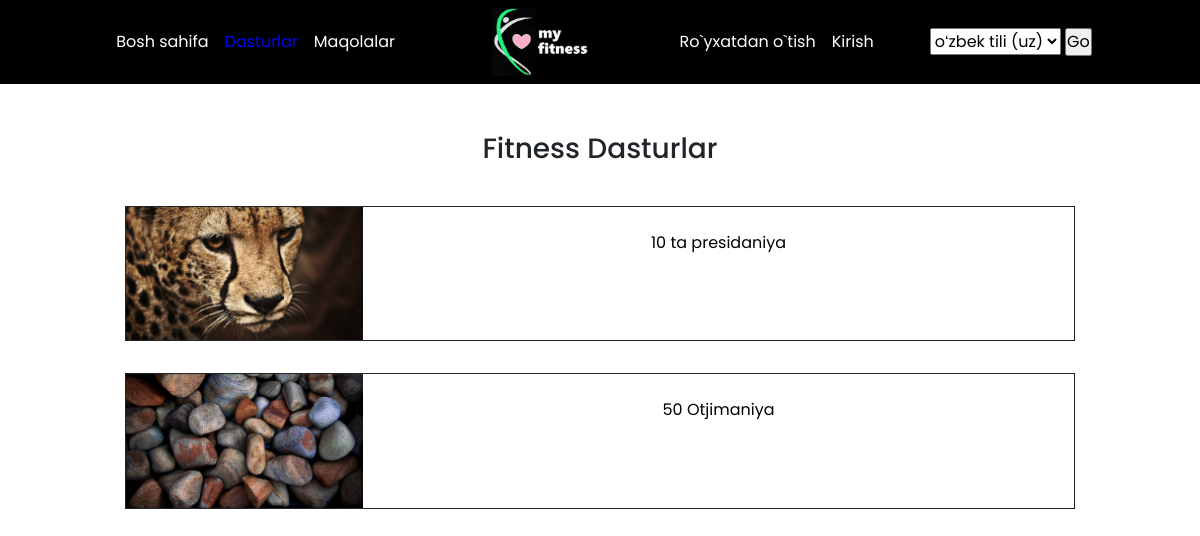
Before: /programms/ with the older database file.
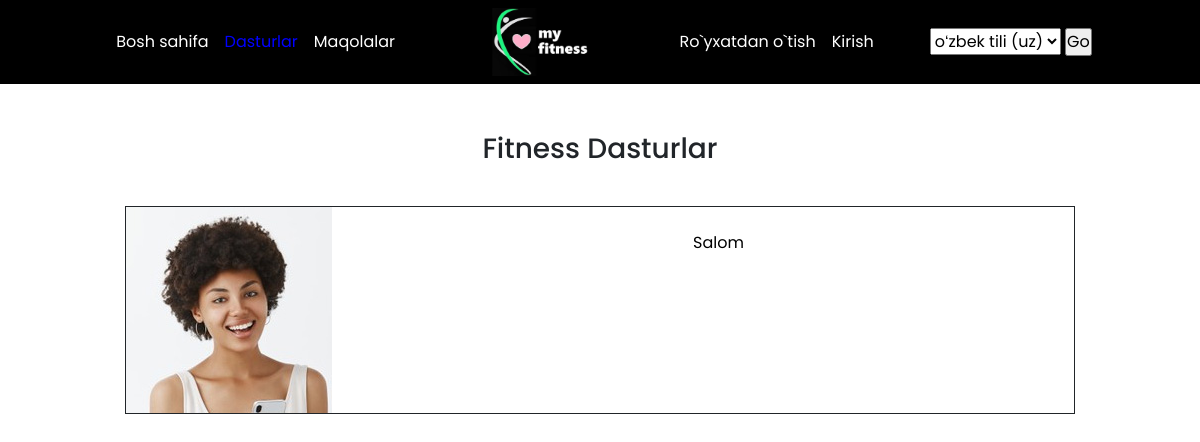
After: the same page with the newer database file.
### fitness_app/models.py (models this page shows, shortened)
class FitnessProgramm(models.Model):
    CHOICES_1 = (
        ('Pas daraja', 'Pas daraja'),
        ('Vashee qiyin daraja', 'Vashee qiyin daraja'),
        ('O\'rtancha daraja', 'O\'rtancha daraja'),
        ('Kotta daraja', 'Kotta daraja'),
    )
    CHOICES_2 = (
        ('Ozish', 'Ozish'),
        ('Kachka', 'Kachka'),
    )
    CHOICES_3 = (
        ('Ayol', 'Ayol'),
        ('Erkak', 'Erkak'),
    )
    CHOICES_4 = (
        ('Qo\'l', 'Qo\'l'),
        ('Ko\'krak', 'Ko\'krak'),
        ('Bel', 'Bel'),
        ('Qorin', 'Qorin'),
        ('Oyoq', 'Oyoq'),
    )
    slug = models.SlugField()
    title = models.CharField(max_length=255)
    picture = models.ImageField(upload_to='fitness_programm/')
    context = RichTextUploadingField()
    intensity = models.CharField(max_length=255, choices=CHOICES_1, blank=True, null=True)
    type = models.CharField(max_length=100, choices=CHOICES_2, blank=True, null=True)
    gender = models.CharField(max_length=50, choices=CHOICES_3, blank=True, null=True)
    part_of_body = models.CharField(max_length=100, choices=CHOICES_4, blank=True, null=True, )

### fitness_app/views.py (the view)
# urls.py: path('programms/', views.programms_page, name="programms"),
def programms_page(request):
    programms = FitnessProgramm.objects.all()
    context = {
        'programms': programms,
        'prog': 'active'
    }
    return render(request, 'programms.html', context)

### templates/programms.html (shortened to what this page needs)
{% extends 'main.html' %}
{% load static %}
{% load i18n %}
{% block content %}
<section class="container mt-5">
    <h3 class="text-center">Fitness {%trans 'Dasturlar'%}</h3>
    <div class="row  d-flex justify-content-center mt-4">
        {% if programms%}
            {% for programm in programms %}
            <div class="col-10 col-md-10 my-3 border-dark border border-1">
                <a href="{% url 'programm_detail' programm.slug %}">
                  <div class="row">
                    <div class="col-12 col-lg-3 p-0">
                        <img src="/media/{{ programm.picture }}" alt="Image" class="img-fluid">
                    </div>
                    <div class="col-12 col-lg-9">
                        <p class=" text-center mt-4">
                            {{ programm.title }}
                        </p>
                    </div>
                </div>
                </a>
            </div>
            {% endfor %}
        {% else %}
        <h4><img src="{% static 'images/img.png'%}" class="w-50" alt=""></h4>
        {% endif%}
    </div>
</section>
{% endblock %}

### templates/main.html (shortened to what this page needs)
<!DOCTYPE html>
{% load static %}
<html lang="en">
<head>
  <link rel="stylesheet" href="{% static 'bootstrap-5.2.2-dist/css/bootstrap.min.css' %}">
  <link rel="stylesheet" href="{% static 'css/style.css' %}">
  <link rel="stylesheet" href="https://cdnjs.cloudflare.com/ajax/libs/font-awesome/6.2.0/css/all.min.css"
 />
</head>
<body>
    {% include 'includes/navbar.html' %}
    {% block content %}
    {% endblock %}
</body>
</html>

### templates/includes/navbar.html (shortened to what this page needs)
{% load static %}
{% load i18n %}
<nav class="navbar navbar-expand-lg bg-0 navbar-dark">
    <div class="container">
        <div class="collapse navbar-collapse d-lg-flex justify-content-lg-evenly" id="navbarNav">
            <ul class="navbar-nav">
                <li class="nav-item">
                    <a class="nav-link {{ home }}" aria-current="page" href="{% url 'home' %}">{% trans 'Bosh sahifa'%}</a>
                </li>
                <li class="nav-item">
                    <a class="nav-link {{ prog }}" href="{% url 'programms' %}">{% trans 'Dasturlar'%}</a>
                </li>
                <li class="nav-item">
                    <a class="nav-link {{ article }}" href="{% url 'articles' %}">{% trans 'Maqolalar'%}</a>
                </li>
            </ul>
            <div class="d-none d-lg-block">
                <a class="navbar-brand" href="{% url 'home' %}">
                    <img src="{% static 'images/logo.jpg' %}" alt="Logo brand">
                </a>
            </div>
            <ul class="navbar-nav align-items-lg-center">
                {% if request.user.is_authenticated %}
                <li class="nav-item">
                    <a class="nav-link {{ favorite }}" href="{% url 'favorite' %}">{% trans 'Sevimli'%}</a>
                </li>
                <li class="nav-item">
                    <a class="nav-link" href="{% url 'logout' %}">{%trans 'Chiqish'%}</a>
                </li>
                <li class="nav-item ms-lg-4">
                    <a class="user_img_a" href="{% url 'profile' %}">
                        {% if user.avatar %}
                        <img class="user_img" src="{{ user.avatar.url }}" alt="{{ user.first_name }}">
                        {% else %}
                        <img class="user_img" src="https://fogsoft.com/wp-content/uploads/2017/07/user-logo.png" alt="">
                        {% endif %}
                    </a>
                </li>
                {% else %}
                <li class="nav-item">
                    <a class="nav-link {{ register }}" href="{% url 'register' %}">{% trans 'Ro`yxatdan o`tish'%}</a>
                </li>
                <li class="nav-item">
                    <a class="nav-link {{ login }}" href="{% url 'login' %}">{%trans 'Kirish'%}</a>
                </li>
                {% endif %}
                <li class="ps-5 nav-item bg-black text-white">
                    <form action="{% url 'set_language' %}" method="post">{% csrf_token %}
                        <select name="language">
                            {% get_current_language as LANGUAGE_CODE %}
                            {% get_available_languages as LANGUAGES %}
                            {% get_language_info_list for LANGUAGES as languages %}
                            {% for language in languages %}
                            <option value="{{ language.code }}"{% if language.code == LANGUAGE_CODE %} selected{% endif %}>
                                {{ language.name_local }} ({{ language.code }})
                            </option>
                            {% endfor %}
                        </select>
                        <input type="submit" value="Go">
                    </form>
                </li>
            </ul>
        </div>
    </div>
</nav>

### static/css/style.css (style rules this page uses)
* { margin: 0; padding: 0; box-sizing: border-box; font-family: 'Poppins', sans-serif; }
.navbar-brand img { width: 120px; }
.bg-0 { background-color: #000 !important; color: #fff; }
.navbar-dark { background-color: #000 !important; color: #fff; }
.nav-link { color: #fff !important; }
.active { color: blue !important; }
a { text-decoration: none; color: #000; }

Changed rows visible on the page:
removed FitnessProgramm: picture (picture), title "10 ta presidaniya"
removed FitnessProgramm: picture (picture), title "50 Otjimaniya"
added FitnessProgramm: picture (picture), title "Salom"
